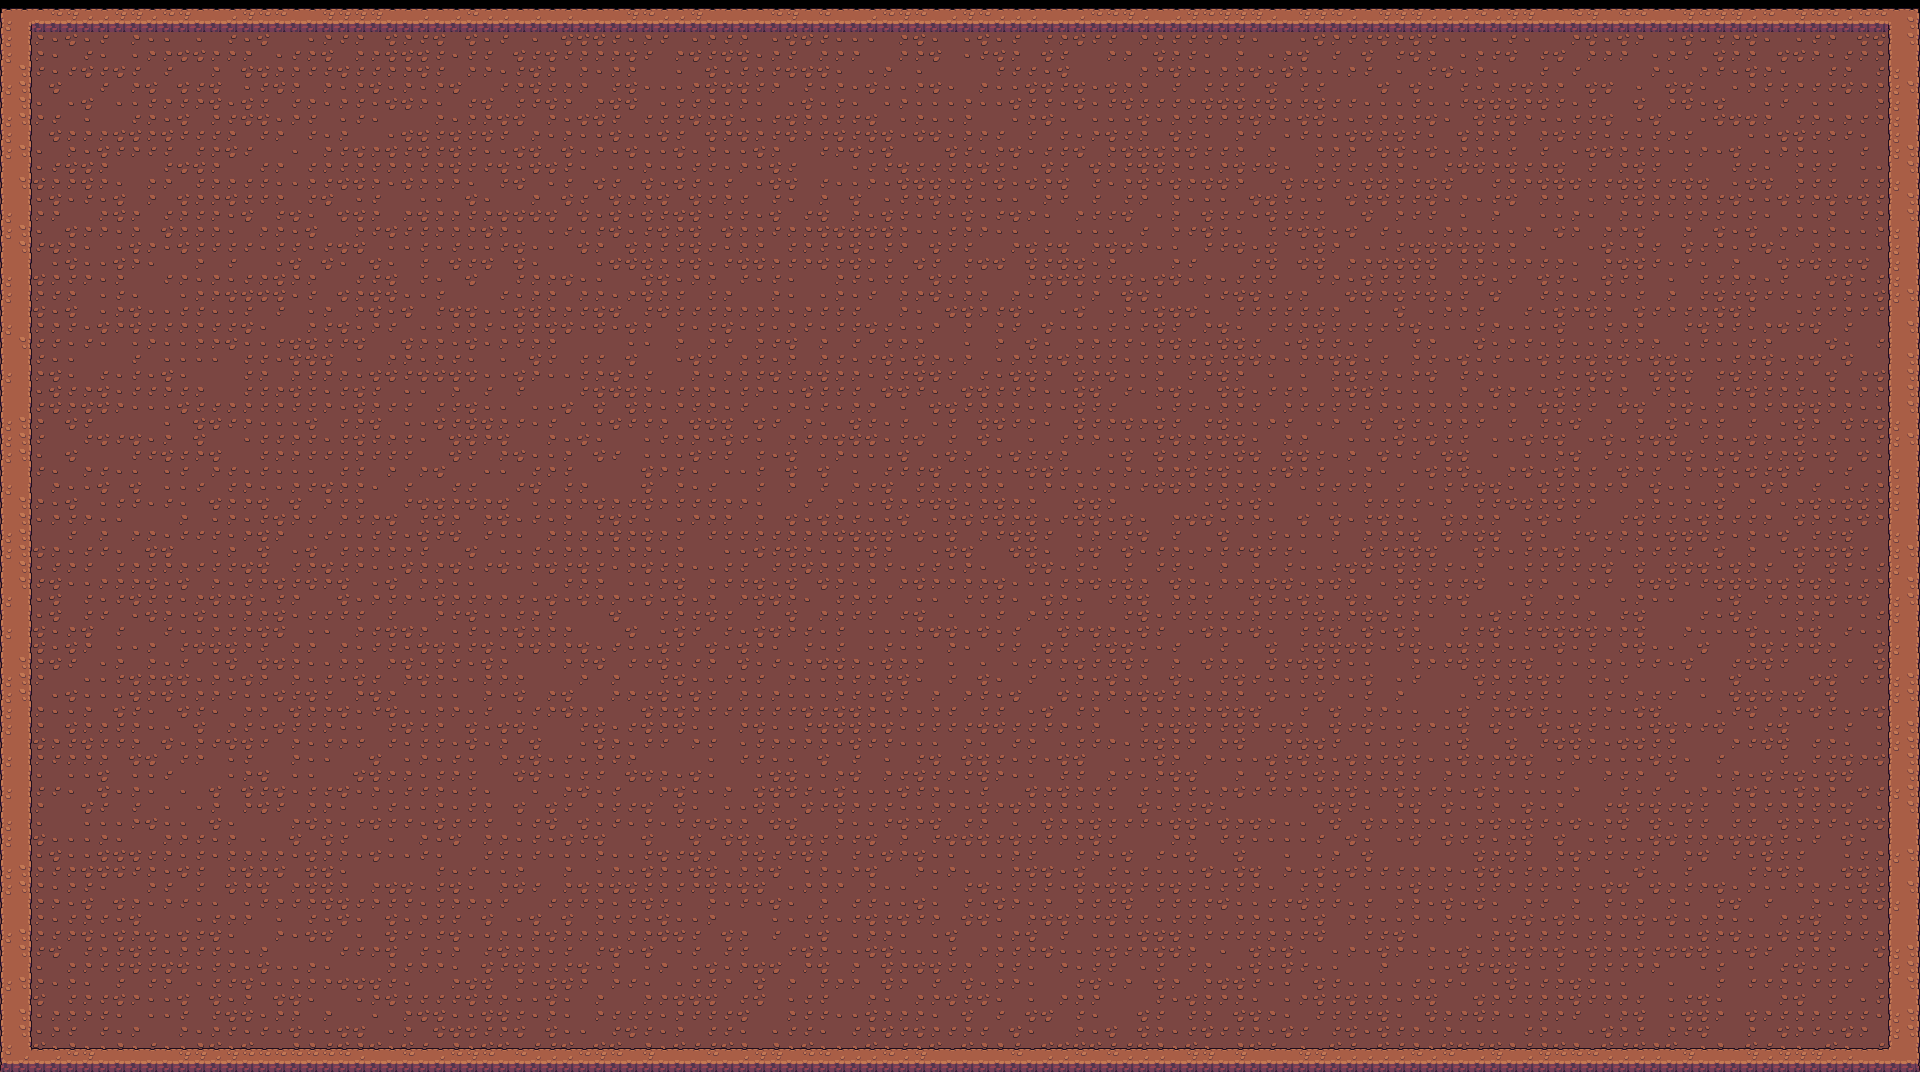

Tiled map render using the project's own tile images. Description and the map definition, with tile-layer contents summarised, below:
An orthogonal 120x67 tile map with 16x16 px tiles, 2 tile layers (Tile Layer 2, Tile Layer 1).

<map version="1.5" tiledversion="1.7.2" orientation="orthogonal" renderorder="right-down" width="120" height="67" tilewidth="16" tileheight="16" infinite="0" nextlayerid="3" nextobjectid="1">
 <tileset firstgid="1" source="tileset_cave.tsx" />
 <layer id="2" name="Tile Layer 2" width="120" height="67">
  <data>[8040 cells, 7910 non-empty, 5 distinct tile ids]</data>
 </layer>
 <layer id="1" name="Tile Layer 1" width="120" height="67">
  <data>[8040 cells, 732 non-empty, 16 distinct tile ids]</data>
 </layer>
</map>
